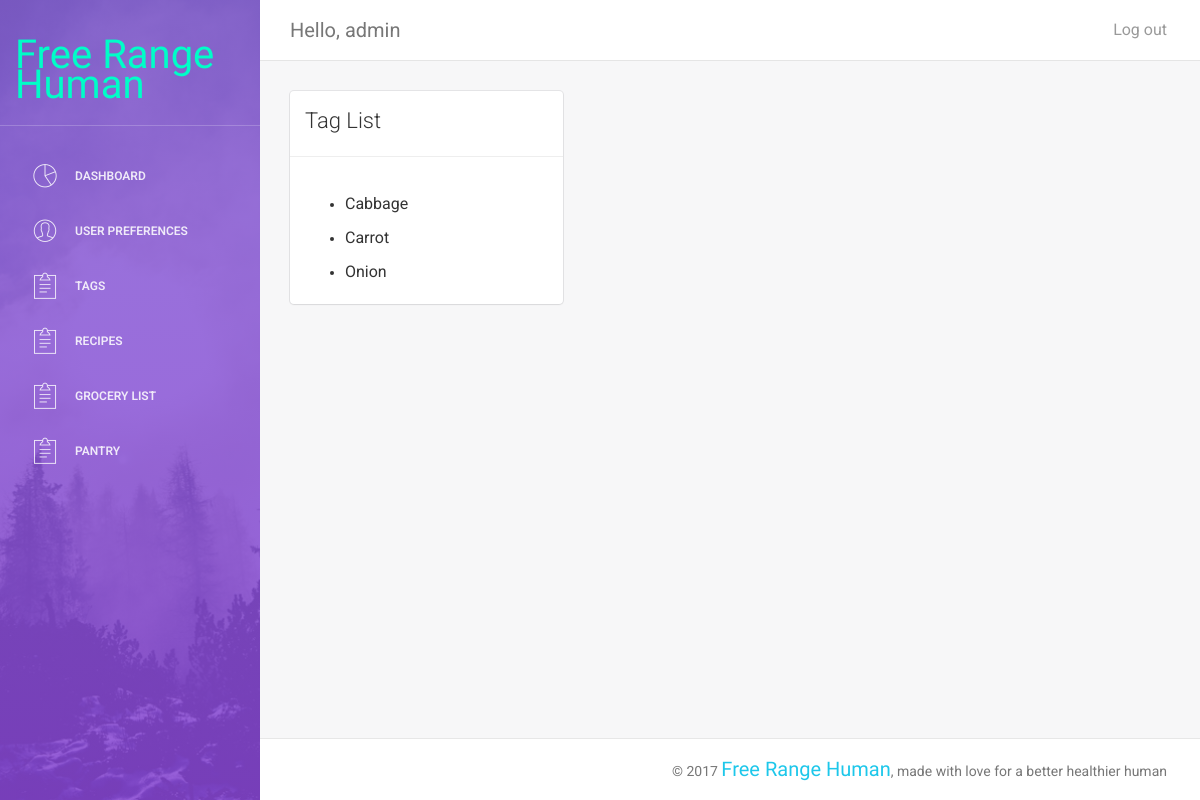
/dashboard/ingredients (signed in), run on an earlier commit of the app's database.
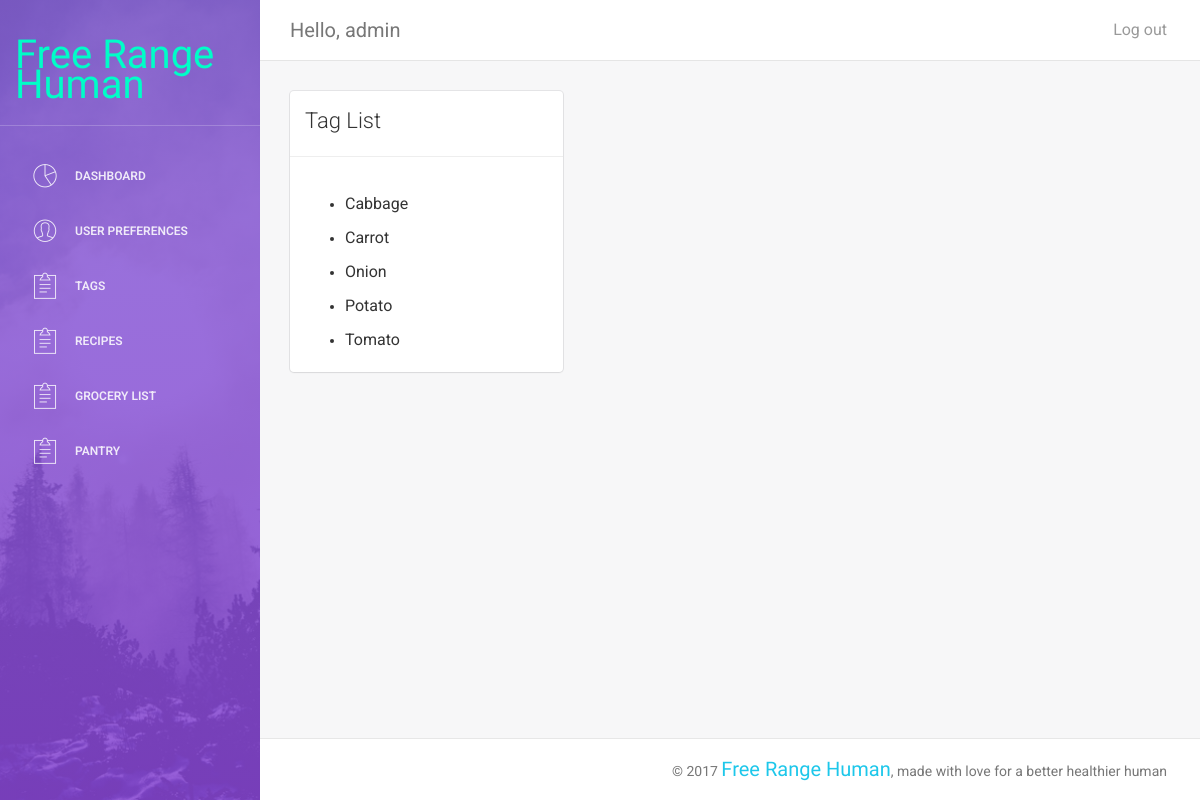
And on a later commit of the database.
### dashboard/models.py (models this page shows, shortened)
class Ingredient(models.Model):
	ing_id = models.AutoField(primary_key=True)
	ing_name = models.CharField(max_length=60)
	ing_num = models.IntegerField()

### dashboard/views.py (the view)
# urls.py: url(r'ingredients', views.IngredientListView.as_view(), name='ingredients'),
class IngredientListView(LoginRequiredMixin, generic.ListView):
    model = Ingredient

### dashboard/templates/dashboard/ingredient_list.html
{% extends "theme/dashboard.html" %} {% block content %}
<div class="col-md-4">
    <div class="card">
        <div class="header">
            <h4 class="title">Tag List</h4>
        </div>
        <hr>
        <div class="content">
            {% if ingredient_list %}
            <ul>
                {% for ing in ingredient_list %}
                <li>
                    <p>{{ ing.ing_name }}</p>
                </li>
                {% endfor %}
            </ul>
            {% else %}
            <p>There are no Ingredients in the database. </p>
            {% endif %}
        </div>
    </div>
</div>
{% endblock %}

What changed in the data, as far as the page shows it:
added Ingredient: ing_name "Potato"
added Ingredient: ing_name "Tomato"
